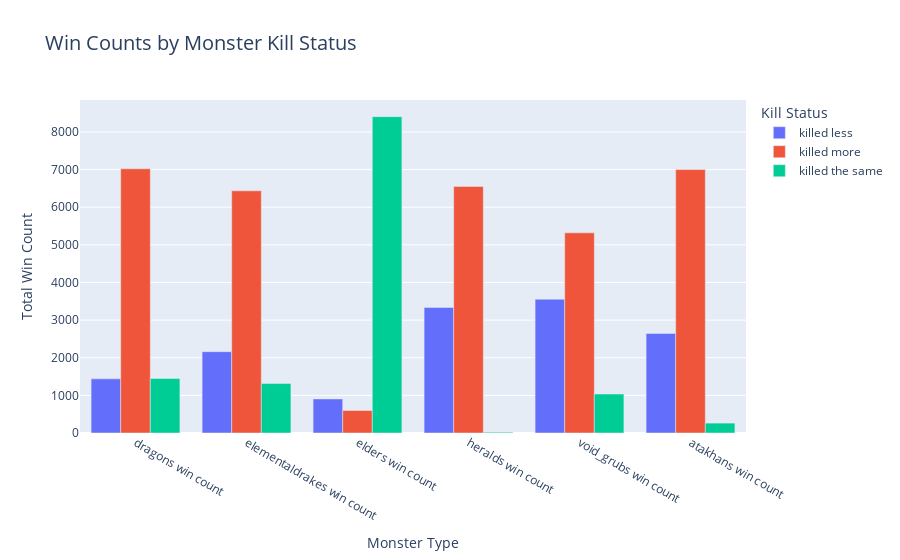

Notebook code for this chart:
### Code cell
df_plot = monster_kill_wins.reset_index().rename(columns={'index': 'Kill Status'})
df_long = pd.melt(
    df_plot,
    id_vars='Kill Status',
    var_name='Monster Type',
    value_name='Win Count'
)

fig = px.bar(
    df_long,
    x='Monster Type',       # Column for the X-axis categories
    y='Win Count',          # Column for the Y-axis values
    color='Kill Status',    # Column to determine the color/grouping of bars
    barmode='group',        # Displays bars side-by-side
    title='Win Counts by Monster Kill Status',
    labels={
        'Monster Type': 'Monster Type',
        'Win Count': 'Total Win Count'
    }
)

fig.update_layout(
    xaxis_title_text='Monster Type',
    yaxis_title_text='Total Win Count',
    title_font_size=20,
    legend_title_text='Kill Status'
)

### Figure 1 — Plotly figure (JSON) as saved in the notebook; plotly's stock layout.template omitted (floating-point values rounded to 4 significant figures)
{"data": [{"alignmentgroup": "True", "hovertemplate": "Kill Status=killed less<br>Monster Type=%{x}<br>Total Win Count=%{y}<extra></extra>", "legendgroup": "killed less", "marker": {"color": "#636efa", "pattern": {"shape": ""}}, "name": "killed less", "offsetgroup": "killed less", "orientation": "v", "showlegend": true, "textposition": "auto", "type": "bar", "x": ["dragons win count", "elementaldrakes win count", "elders win count", "heralds win count", "void_grubs win count", "atakhans win count"], "xaxis": "x", "y": [1439, 2161, 906, 3337, 3556, 2646], "yaxis": "y"}, {"alignmentgroup": "True", "hovertemplate": "Kill Status=killed more<br>Monster Type=%{x}<br>Total Win Count=%{y}<extra></extra>", "legendgroup": "killed more", "marker": {"color": "#EF553B", "pattern": {"shape": ""}}, "name": "killed more", "offsetgroup": "killed more", "orientation": "v", "showlegend": true, "textposition": "auto", "type": "bar", "x": ["dragons win count", "elementaldrakes win count", "elders win count", "heralds win count", "void_grubs win count", "atakhans win count"], "xaxis": "x", "y": [7022, 6436, 598, 6553, 5320, 7002], "yaxis": "y"}, {"alignmentgroup": "True", "hovertemplate": "Kill Status=killed the same<br>Monster Type=%{x}<br>Total Win Count=%{y}<extra></extra>", "legendgroup": "killed the same", "marker": {"color": "#00cc96", "pattern": {"shape": ""}}, "name": "killed the same", "offsetgroup": "killed the same", "orientation": "v", "showlegend": true, "textposition": "auto", "type": "bar", "x": ["dragons win count", "elementaldrakes win count", "elders win count", "heralds win count", "void_grubs win count", "atakhans win count"], "xaxis": "x", "y": [1450, 1314, 8407, 21, 1035, 263], "yaxis": "y"}], "layout": {"barmode": "group", "legend": {"title": {"text": "Kill Status"}, "tracegroupgap": 0}, "title": {"font": {"size": 20}, "text": "Win Counts by Monster Kill Status"}, "xaxis": {"anchor": "y", "domain": [0, 1], "title": {"text": "Monster Type"}}, "yaxis": {"anchor": "x", "domain": [0, 1], "title": {"text": "Total Win Count"}}}}
